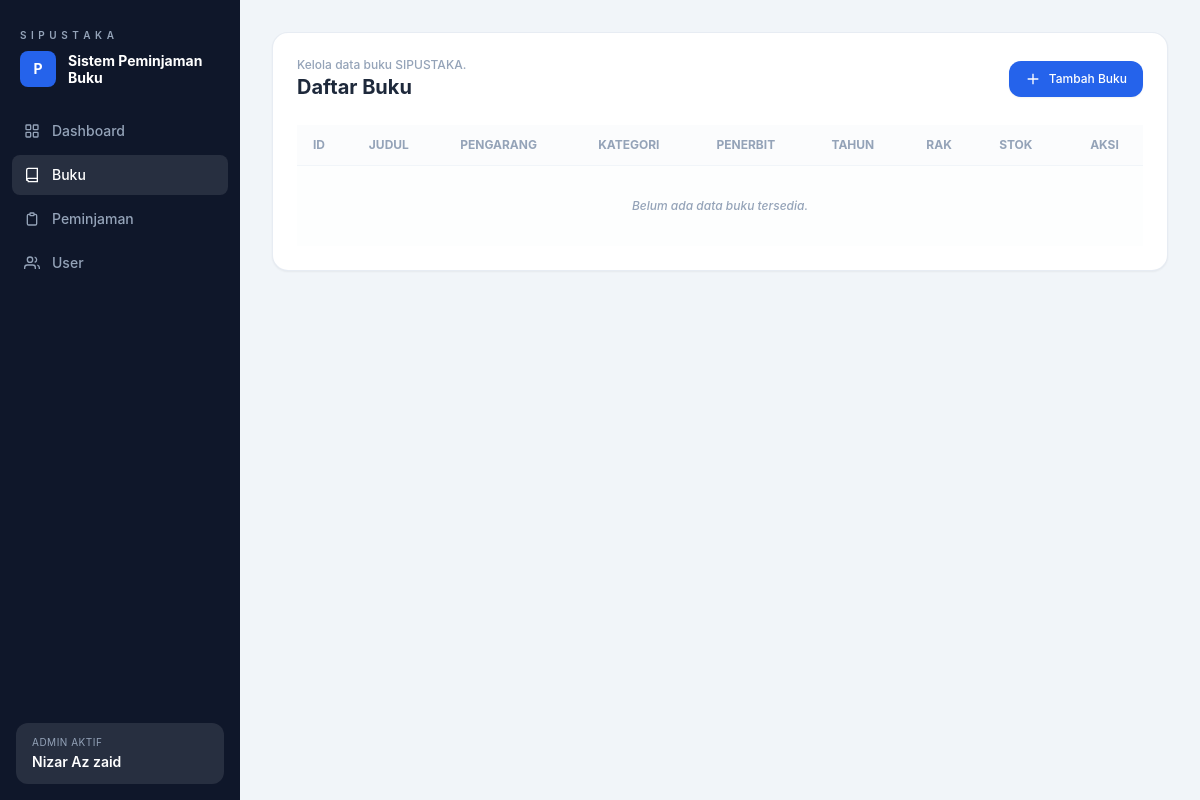
The page /buku/ on the database as committed earlier.
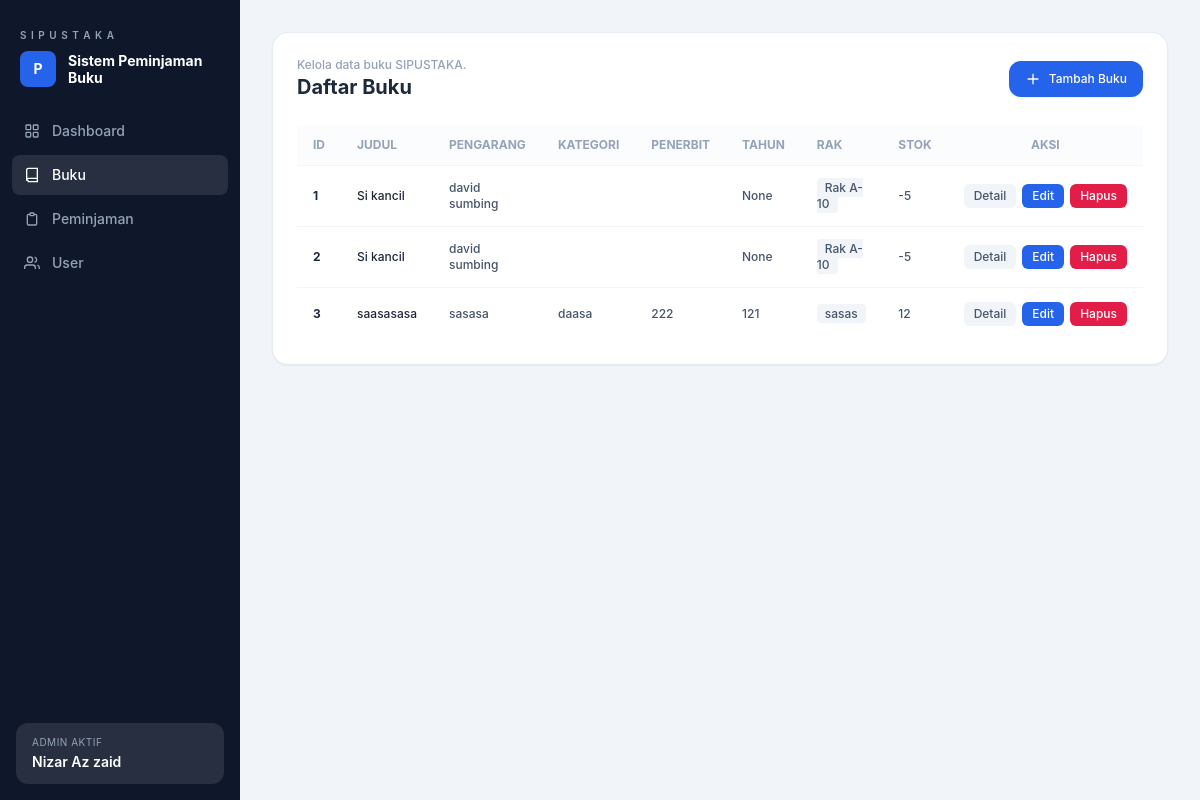
The same page on the database as committed later.
### perpustakaan/models.py (models this page shows, shortened)
class Buku(models.Model):
    judul = models.CharField(max_length=255)
    pengarang = models.CharField(max_length=255)
    kategori = models.CharField(max_length=100, blank=True, null=True)
    penerbit = models.CharField(max_length=255, blank=True, null=True)
    tahun = models.IntegerField(blank=True, null=True)
    rak = models.CharField(max_length=50, blank=True, null=True)
    stok = models.IntegerField(default=0)

### perpustakaan/views.py (the view)
# urls.py: path('buku/', views.buku_list, name='buku_list'),
def buku_list(request):
    buku_list = Buku.objects.all().order_by('id')
    return render(
        request,
        'perpustakaan/buku_list.html',
        {
            'buku_list': buku_list
        }
    )

### perpustakaan/templates/perpustakaan/buku_list.html (shortened to what this page needs)
{% extends 'perpustakaan/base.html' %}
{% block content %}
<div class="bg-white rounded-2xl border border-slate-200/80 p-6 shadow-sm">
  <div class="flex flex-col md:flex-row md:items-center md:justify-between pb-6 gap-4">
    <div>
      <p class="text-xs text-slate-400 font-medium">Kelola data buku SIPUSTAKA.</p>
      <h2 class="text-xl font-bold text-slate-800">Daftar Buku</h2>
    </div>
    <a href="{% url 'buku_tambah' %}" class="inline-flex items-center gap-2 bg-blue-600 hover:bg-blue-700 text-white font-medium text-xs px-4 py-2.5 rounded-xl transition shadow-sm">
      <svg class="w-4 h-4" fill="none" stroke="currentColor" viewBox="0 0 24 24"><path stroke-width="2" d="M12 4v16m8-8H4"/></svg>
      Tambah Buku
    </a>
  </div>
  <div class="overflow-x-auto">
    <table class="w-full text-left text-xs border-collapse">
      <thead>
        <tr class="border-b border-slate-100 text-slate-400 font-semibold uppercase bg-slate-50/50">
          <th class="py-3 px-4">ID</th>
          <th class="py-3 px-4">Judul</th>
          <th class="py-3 px-4">Pengarang</th>
          <th class="py-3 px-4">Kategori</th>
          <th class="py-3 px-4">Penerbit</th>
          <th class="py-3 px-4">Tahun</th>
          <th class="py-3 px-4">Rak</th>
          <th class="py-3 px-4">Stok</th>
          <th class="py-3 px-4 text-center">Aksi</th>
        </tr>
      </thead>
      <tbody class="divide-y divide-slate-100 text-slate-600 font-medium">
        {% for b in buku_list %}
        <tr class="hover:bg-slate-50/50 transition">
          <td class="py-3.5 px-4 text-slate-800 font-bold">{{ b.id }}</td>
          <td class="py-3.5 px-4 text-slate-800">{{ b.judul }}</td>
          <td class="py-3.5 px-4">{{ b.pengarang }}</td>
          <td class="py-3.5 px-4">{{ b.kategori }}</td>
          <td class="py-3.5 px-4">{{ b.penerbit }}</td>
          <td class="py-3.5 px-4">{{ b.tahun }}</td>
          <td class="py-3.5 px-4"><span class="bg-slate-100 text-slate-600 px-2 py-0.5 rounded">{{ b.rak }}</span></td>
          <td class="py-3.5 px-4">{{ b.stok }}</td>
          <td class="py-3.5 px-4">
            <div class="flex items-center justify-center gap-1.5">
              {% if b.id %}
                <a href="{% url 'buku_detail' b.id %}" class="px-2.5 py-1 bg-slate-100 text-slate-600 rounded-md hover:bg-slate-200 transition">Detail</a>
                <a href="{% url 'buku_edit' b.id %}" class="px-2.5 py-1 bg-blue-600 text-white rounded-md hover:bg-blue-700 transition">Edit</a>
                <a href="{% url 'buku_hapus' b.id %}" class="px-2.5 py-1 bg-rose-600 text-white rounded-md hover:bg-rose-700 transition">Hapus</a>
              {% else %}
                <span class="text-slate-400 italic">No Action</span>
              {% endif %}
            </div>
          </td>
        </tr>
        {% empty %}
        <tr>
          <td colspan="9" class="py-8 text-center text-slate-400 italic bg-slate-50/30">Belum ada data buku tersedia.</td>
        </tr>
        {% endfor %}
      </tbody>
    </table>
  </div>
</div>
{% endblock %}

### perpustakaan/templates/perpustakaan/base.html (shortened to what this page needs)
<!DOCTYPE html>
<html lang="id">
<head>
  <script src="https://cdn.tailwindcss.com"></script>
</head>
<body class="bg-slate-100 min-h-screen flex">
  <aside class="w-60 min-h-screen bg-[#0f172a] text-white flex flex-col fixed top-0 left-0 bottom-0 z-30">
    <div class="px-5 pt-7 pb-6">
      <p class="text-[10px] tracking-widest text-slate-400 uppercase font-semibold">S I P U S T A K A</p>
      <div class="flex items-center gap-3 mt-2">
        <div class="w-9 h-9 bg-blue-600 rounded-lg flex items-center justify-center text-white font-bold text-sm flex-shrink-0">P</div>
        <span class="font-bold text-sm leading-tight">Sistem Peminjaman<br>Buku</span>
      </div>
    </div>
    <nav class="flex-1 px-3 space-y-1">
      <a href="{% url 'dashboard' %}"
         class="flex items-center gap-3 px-3 py-2.5 rounded-lg text-sm font-medium transition
                {% if request.resolver_match.url_name == 'dashboard' %}bg-white/10 text-white{% else %}text-slate-400 hover:bg-white/5 hover:text-white{% endif %}">
        Dashboard
      </a>
      <a href="{% url 'buku_list' %}"
         class="flex items-center gap-3 px-3 py-2.5 rounded-lg text-sm font-medium transition
                {% if 'buku' in request.resolver_match.url_name %}bg-white/10 text-white{% else %}text-slate-400 hover:bg-white/5 hover:text-white{% endif %}">
        <svg class="w-4 h-4 flex-shrink-0" fill="none" stroke="currentColor" viewBox="0 0 24 24">
          <path stroke-width="2" d="M4 19.5A2.5 2.5 0 016.5 17H20"/>
          <path stroke-width="2" d="M4 19.5A2.5 2.5 0 016.5 22H20V2H6.5A2.5 2.5 0 004 4.5v15z"/>
        </svg>
        Buku
      </a>
      <a href="{% url 'peminjaman_list' %}"
         class="flex items-center gap-3 px-3 py-2.5 rounded-lg text-sm font-medium transition
                {% if 'peminjaman' in request.resolver_match.url_name %}bg-white/10 text-white{% else %}text-slate-400 hover:bg-white/5 hover:text-white{% endif %}">
        <svg class="w-4 h-4 flex-shrink-0" fill="none" stroke="currentColor" viewBox="0 0 24 24">
          <path stroke-width="2" d="M9 5H7a2 2 0 00-2 2v12a2 2 0 002 2h10a2 2 0 002-2V7a2 2 0 00-2-2h-2"/>
          <rect x="9" y="3" width="6" height="4" rx="1" stroke-width="2"/>
        </svg>
        Peminjaman
      </a>
      <a href="{% url 'siswa_list' %}"
         class="flex items-center gap-3 px-3 py-2.5 rounded-lg text-sm font-medium transition
                {% if 'siswa' in request.resolver_match.url_name %}bg-white/10 text-white{% else %}text-slate-400 hover:bg-white/5 hover:text-white{% endif %}">
        <svg class="w-4 h-4 flex-shrink-0" fill="none" stroke="currentColor" viewBox="0 0 24 24">
          <path stroke-width="2" d="M17 21v-2a4 4 0 00-4-4H5a4 4 0 00-4 4v2"/>
          <circle cx="9" cy="7" r="4" stroke-width="2"/>
          <path stroke-width="2" d="M23 21v-2a4 4 0 00-3-3.87M16 3.13a4 4 0 010 7.75"/>
        </svg>
        User
      </a>
    </nav>
    <div class="m-4 bg-white/10 rounded-xl px-4 py-3">
      <p class="text-[10px] text-slate-400 uppercase tracking-wider">Admin Aktif</p>
      <p class="font-semibold text-sm mt-0.5">Nizar Az zaid</p>
    </div>
  </aside>
  <div class="ml-60 flex-1 flex flex-col min-h-screen">
    <main class="flex-1 p-8">
      {% block content %}{% endblock %}
    </main>
  </div>
</body>
</html>

### perpustakaan/templates/perpustakaan/base.html (style rules this page uses)
body { font-family: 'Inter', sans-serif; }

Rows that differ between the two databases and show on the page:
added Buku: id "1", judul "Si kancil", pengarang "david sumbing", tahun "None", rak "Rak A-10", stok "-5", shows "Detail"
added Buku: id "2", judul "Si kancil", pengarang "david sumbing", tahun "None", rak "Rak A-10", stok "-5", shows "Detail"
added Buku: id "3", judul "saasasasa", pengarang "sasasa", kategori "daasa", penerbit "222", tahun "121", rak "sasas", stok "12", shows "Detail"
Other text that changed with them:
text no longer shown: "Belum ada data buku tersedia."
